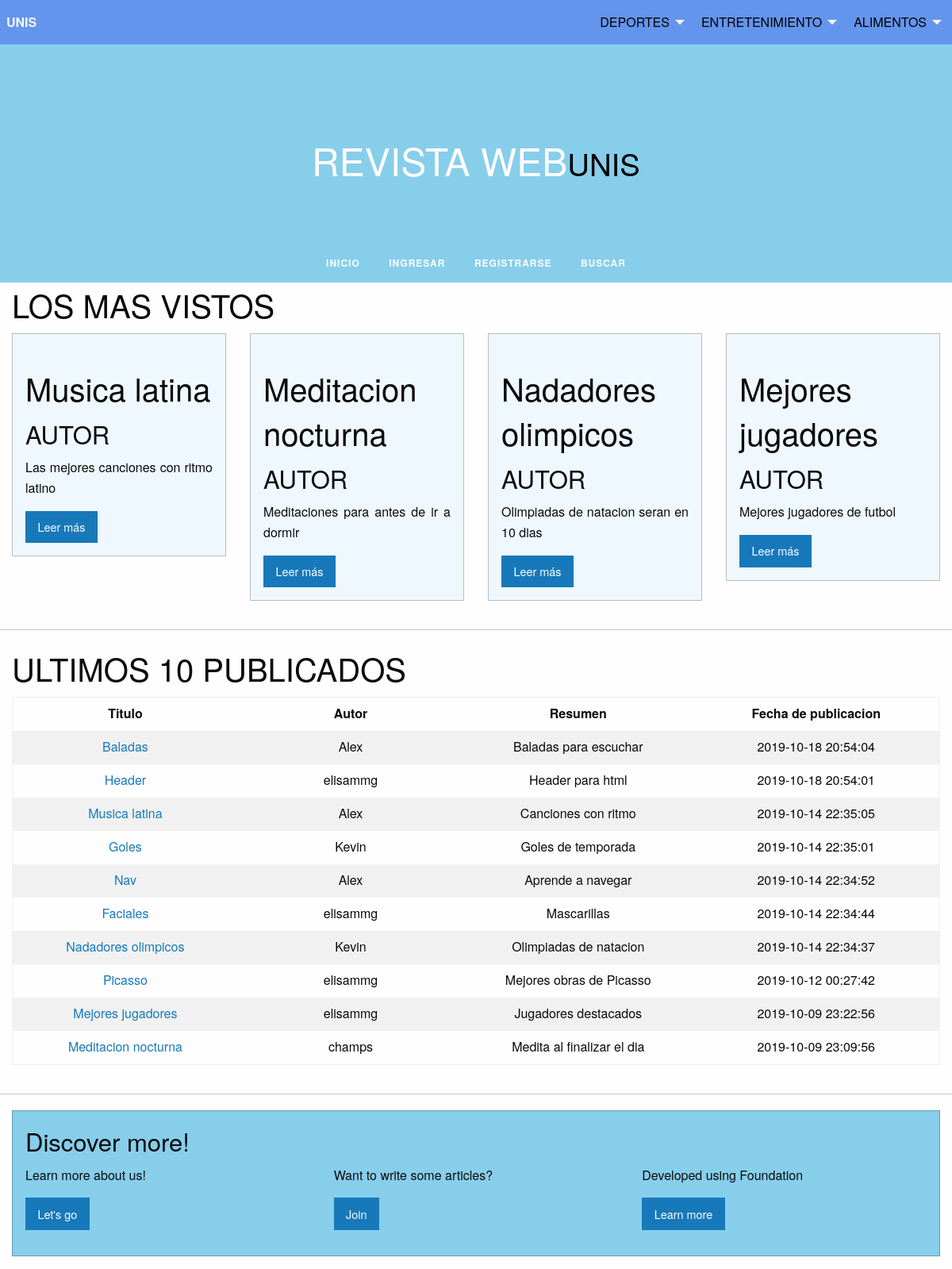
The page /revista/index.php on the database its author committed.
### tables this page shows
CREATE TABLE `posts` (
  `id` int(11) NOT NULL,
  `user_id` int(11) NOT NULL,
  `id_subtopic` int(11) NOT NULL,
  `title` varchar(255) NOT NULL,
  `slug` varchar(255) NOT NULL,
  `views` int(11) NOT NULL DEFAULT 0,
  `image` blob NOT NULL,
  `body` text NOT NULL,
  `published` tinyint(1) NOT NULL,
  `created_at` timestamp NOT NULL DEFAULT current_timestamp() ON UPDATE current_timestamp(),
  `updated_at` timestamp NOT NULL DEFAULT current_timestamp(),
  `plantilla` int(11) NOT NULL,
  `premium` tinyint(1) NOT NULL
);

### revista/includes/cuatromas.php (the view, shortened to what this page needs)
  <div class="grid-container">
  <div class="grid-x grid-padding-x">
  <div class="large-12 cell">
        <h2>LOS MAS VISTOS</h2>
  </div>
   <?php
        $sql = "SELECT title, body, views, slug FROM `posts` ORDER BY `posts`.`views` DESC LIMIT 4";
        $resultado = mysqli_query($conexion, $sql);
        if (mysqli_num_rows($resultado)>0)
        {
            while($row = mysqli_fetch_assoc($resultado))
            {
          ?>
    <div class="large-3 cell">
      <div class="callout">
        <h2><?=$row['title']?></h2>
        <h3>AUTOR</h3>
        <p><?=$row['body']?></p>
        <a href="articulo.php?post-slug=<?php echo $row['slug']; ?>" class="button">Leer más</a>
      </div>
    </div>
     <?php
     }
   }
     ?>
    </div>
  </div>
<hr>

### rows shown on the page
posts: title "Musica latina", body "Las mejores canciones con ritmo latino"
posts: title "Meditacion nocturna", body "Meditaciones para antes de ir a dormir"
posts: title "Nadadores olimpicos", body "Olimpiadas de natacion seran en 10 dias"
posts: title "Mejores jugadores", body "Mejores jugadores de futbol"

### other values the page prints
$row['title'] "Baladas"
$row['username'] "Alex"
$row['slug'] "Baladas para escuchar"
$row['created_at'] "2019-10-18 20:54:04"
$row['title'] "Header"
$row['username'] "elisammg"
$row['slug'] "Header para html"
$row['created_at'] "2019-10-18 20:54:01"
$row['title'] "Musica latina"
$row['slug'] "Canciones con ritmo"
$row['created_at'] "2019-10-14 22:35:05"
$row['title'] "Goles"
$row['username'] "Kevin"
$row['slug'] "Goles de temporada"
$row['created_at'] "2019-10-14 22:35:01"
